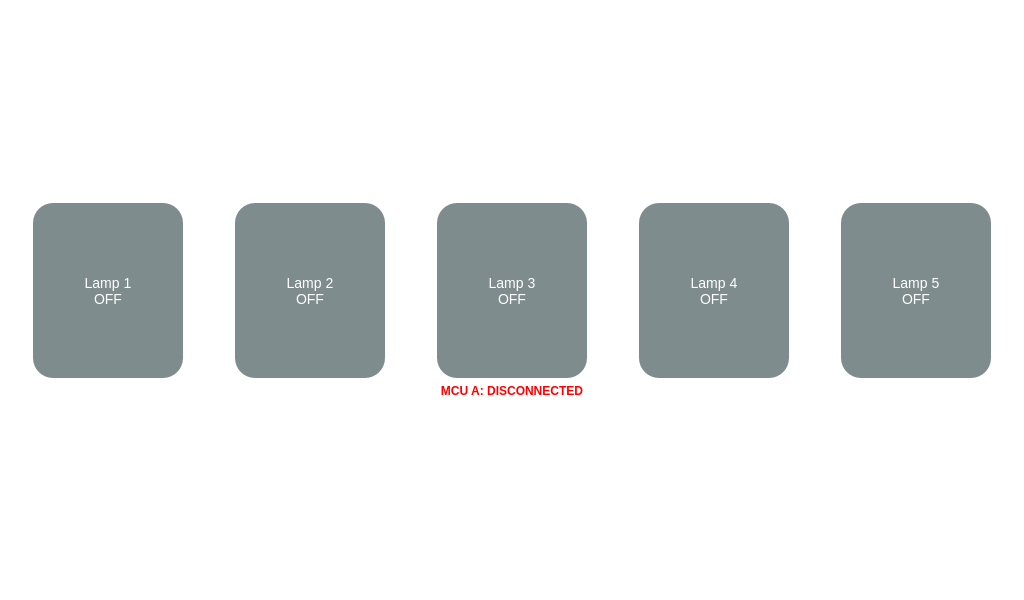
<?xml version="1.0" encoding="UTF-8"?>
<ui version="4.0">
 <class>Form</class>
 <widget class="QWidget" name="Form">
  <property name="geometry">
   <rect>
    <x>0</x>
    <y>0</y>
    <width>1024</width>
    <height>600</height>
   </rect>
  </property>
  <property name="maximumSize">
   <size>
    <width>1024</width>
    <height>600</height>
   </size>
  </property>
  <property name="styleSheet">
   <string notr="true">
QWidget {
    background: transparent;
}
QToolButton {
    background-color: #7f8c8d;
    color: white;
    border-radius: 20px;
    font-size: 14px;
}
QToolButton:checked {
    background-color: #f39c12;
}
QToolButton:pressed {
    background-color: #626567;
}
   </string>
  </property>
  <layout class="QVBoxLayout" name="verticalLayout">
   <item>
    <spacer name="verticalSpacer">
     <property name="orientation">
      <enum>Qt::Orientation::Vertical</enum>
     </property>
     <property name="sizeHint" stdset="0">
      <size>
       <width>20</width>
       <height>40</height>
      </size>
     </property>
    </spacer>
   </item>
   <item>
    <layout class="QHBoxLayout" name="lampLayout">
     <property name="spacing">
      <number>30</number>
     </property>
     <item>
      <widget class="QToolButton" name="lamp1">
       <property name="minimumSize">
        <size>
         <width>150</width>
         <height>175</height>
        </size>
       </property>
       <property name="text">
        <string>Lamp 1
OFF</string>
       </property>
       <property name="icon">
        <iconset>
         <normaloff>assets/LAMP OFF.png</normaloff>assets/LAMP OFF.png</iconset>
       </property>
       <property name="iconSize">
        <size>
         <width>70</width>
         <height>70</height>
        </size>
       </property>
       <property name="checkable">
        <bool>true</bool>
       </property>
       <property name="toolButtonStyle">
        <enum>Qt::ToolButtonStyle::ToolButtonTextUnderIcon</enum>
       </property>
      </widget>
     </item>
     <item>
      <widget class="QToolButton" name="lamp2">
       <property name="minimumSize">
        <size>
         <width>150</width>
         <height>175</height>
        </size>
       </property>
       <property name="text">
        <string>Lamp 2
OFF</string>
       </property>
       <property name="icon">
        <iconset>
         <normaloff>assets/LAMP OFF.png</normaloff>assets/LAMP OFF.png</iconset>
       </property>
       <property name="iconSize">
        <size>
         <width>70</width>
         <height>70</height>
        </size>
       </property>
       <property name="checkable">
        <bool>true</bool>
       </property>
       <property name="toolButtonStyle">
        <enum>Qt::ToolButtonStyle::ToolButtonTextUnderIcon</enum>
       </property>
      </widget>
     </item>
     <item>
      <widget class="QToolButton" name="lamp3">
       <property name="minimumSize">
        <size>
         <width>150</width>
         <height>175</height>
        </size>
       </property>
       <property name="text">
        <string>Lamp 3
OFF</string>
       </property>
       <property name="icon">
        <iconset>
         <normaloff>assets/LAMP OFF.png</normaloff>assets/LAMP OFF.png</iconset>
       </property>
       <property name="iconSize">
        <size>
         <width>70</width>
         <height>70</height>
        </size>
       </property>
       <property name="checkable">
        <bool>true</bool>
       </property>
       <property name="toolButtonStyle">
        <enum>Qt::ToolButtonStyle::ToolButtonTextUnderIcon</enum>
       </property>
      </widget>
     </item>
     <item>
      <widget class="QToolButton" name="lamp4">
       <property name="minimumSize">
        <size>
         <width>150</width>
         <height>175</height>
        </size>
       </property>
       <property name="text">
        <string>Lamp 4
OFF</string>
       </property>
       <property name="icon">
        <iconset>
         <normaloff>assets/LAMP OFF.png</normaloff>assets/LAMP OFF.png</iconset>
       </property>
       <property name="iconSize">
        <size>
         <width>70</width>
         <height>70</height>
        </size>
       </property>
       <property name="checkable">
        <bool>true</bool>
       </property>
       <property name="toolButtonStyle">
        <enum>Qt::ToolButtonStyle::ToolButtonTextUnderIcon</enum>
       </property>
      </widget>
     </item>
     <item>
      <widget class="QToolButton" name="lamp5">
       <property name="minimumSize">
        <size>
         <width>150</width>
         <height>175</height>
        </size>
       </property>
       <property name="text">
        <string>Lamp 5
OFF</string>
       </property>
       <property name="icon">
        <iconset>
         <normaloff>assets/LAMP OFF.png</normaloff>assets/LAMP OFF.png</iconset>
       </property>
       <property name="iconSize">
        <size>
         <width>70</width>
         <height>70</height>
        </size>
       </property>
       <property name="checkable">
        <bool>true</bool>
       </property>
       <property name="toolButtonStyle">
        <enum>Qt::ToolButtonStyle::ToolButtonTextUnderIcon</enum>
       </property>
       <property name="autoRaise">
        <bool>false</bool>
       </property>
      </widget>
     </item>
    </layout>
   </item>
   <item>
    <widget class="QLabel" name="label_MCUA">
     <property name="font">
      <font>
       <pointsize>9</pointsize>
       <bold>true</bold>
      </font>
     </property>
     <property name="styleSheet">
      <string notr="true">
color: red;
font-weight: bold;
   </string>
     </property>
     <property name="text">
      <string>MCU A: DISCONNECTED</string>
     </property>
     <property name="alignment">
      <set>Qt::AlignmentFlag::AlignCenter</set>
     </property>
    </widget>
   </item>
   <item>
    <spacer name="verticalSpacer_2">
     <property name="orientation">
      <enum>Qt::Orientation::Vertical</enum>
     </property>
     <property name="sizeHint" stdset="0">
      <size>
       <width>20</width>
       <height>40</height>
      </size>
     </property>
    </spacer>
   </item>
  </layout>
 </widget>
 <resources/>
 <connections/>
</ui>
